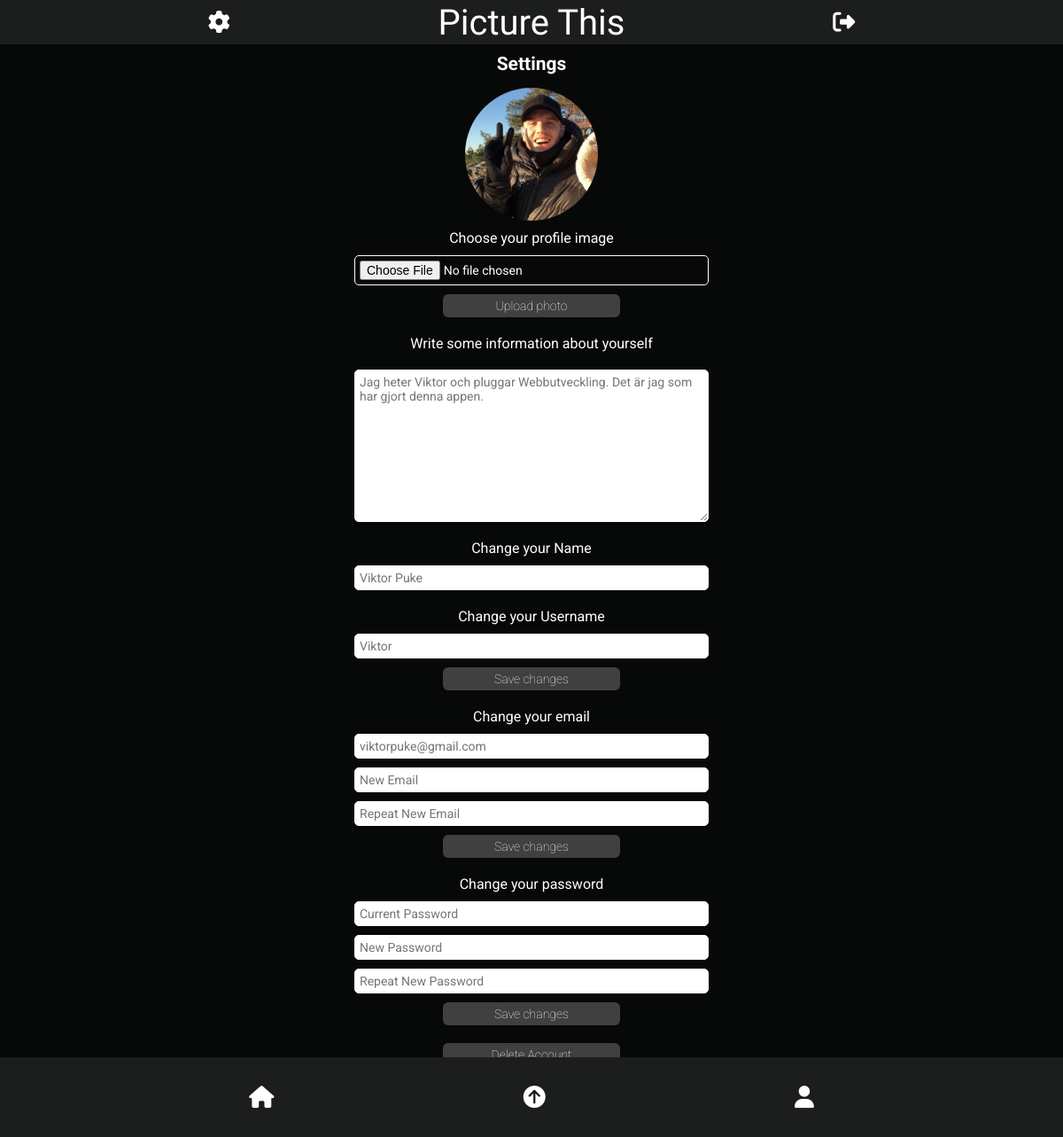
Before: /settings.php (signed in) with the older database file.
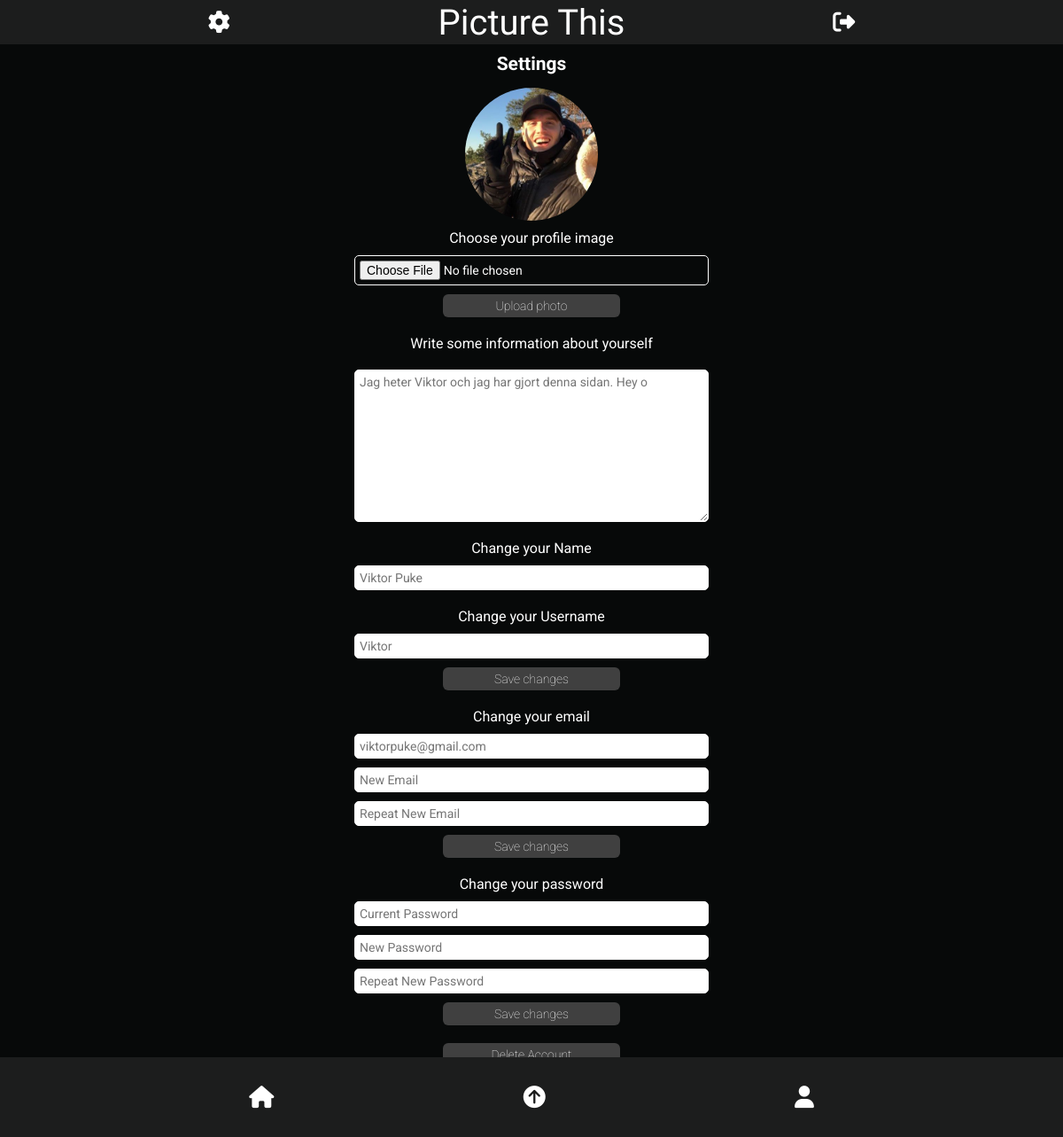
After: the same page with the newer database file.
### tables this page shows
CREATE TABLE users (
id INTEGER PRIMARY KEY,
fullname VARCHAR,
username VARCHAR,
email VARCHAR,
password VARCHAR,
profileimage VARCHAR,
biography VARCHAR);

### app/functions.php (called while the page is built, shortened)
<?php
function isLoggedIn(): bool
{
    return isset($_SESSION['user']);
}
function getUserById(int $id, object $pdo): array
{
    $statement = $pdo->prepare('SELECT * FROM users WHERE id = :id');
    $statement->bindParam(':id', $id, PDO::PARAM_STR);
    $statement->execute();
    $user = $statement->fetch(PDO::FETCH_ASSOC);
    if ($user) {
        return $user;
    }
    return $user = [];
}

### settings.php (the view, shortened to what this page needs)
<?php require __DIR__ . '/views/header.php'; ?>
<?php $user = getUserById($_SESSION['user']['id'], $pdo); ?>
<section class="settings-page">
    <h2>Settings</h2>
    <div class="profile-image-upload">
        <?php if (isLoggedIn()) : ?>
            <img loading="lazy" class="profile-image-src" src="<?= 'app/users/images/' . $user['profileimage'] ?>" alt="Profile-image">
        <?php endif; ?>
    </div>
    <form class="profile-image" action="app/users/profileimage.php" method="post" enctype="multipart/form-data">
        <div class="form-information">
            <label class="general-label" for="profile-image">Choose your profile image</label>
            <input class="input-field-information" type="file" accept="image/jpeg, image/png" name="profileimage" required>
            <button class="submit-button" type="submit" name="button">Upload photo</button>
        </div>
    </form>
    <form class="user-settings" action="app/users/biography.php" method="post" enctype="multipart/form-data">
        <div class="form-information">
            <label class="general-label" for="biography">Write some information about yourself</label>
            <textarea class="biography-field" name="biography" placeholder="<?= $user['biography'] ?>" cols="30" rows="10"></textarea>
            <label class="general-label" for="name">Change your Name</label>
            <input class="input-field-information" type="text" name="edit-name" placeholder="<?= $user['fullname'] ?>">
            <label class="general-label" for="username">Change your Username</label>
            <input class="input-field-information" type="text" name="edit-username" placeholder="<?= $user['username'] ?>">
            <button class="submit-button" type="submit" name="button">Save changes</button>
        </div>
    </form>
    <form action="app/users/update-email-settings.php" class="user-settings" method="post" enctype="multipart/form-data">
        <div class="form-information">
            <label class="general-label" for="email">Change your email</label>
            <input class="input-field-information" type="email" name="current-email" placeholder="<?= $user['email'] ?>">
            <input class="input-field-information" type="email" name="new-email" placeholder="New Email">
            <input class="input-field-information" type="email" name="repeat-email" placeholder="Repeat New Email">
            <button class="submit-button" type="submit">Save changes</button>
        </div>
    </form>
    <form action="app/users/update-password-settings.php" class="user-settings" method="post" enctype="multipart/form-data">
        <div class="form-information">
            <label class="general-label" for="password">Change your password</label>
            <input class="input-field-information" type="password" name="current-password" placeholder="Current Password">
            <input class="input-field-information" type="password" name="new-password" placeholder="New Password">
            <input class="input-field-information" type="password" name="repeat-password" placeholder="Repeat New Password">
            <button class="submit-button" type="submit">Save changes</button>
        </div>
    </form>
    <button class="submit-button delete-button-settings">Delete Account</button>
</section>
<?php require __DIR__ . '/views/footer.php'; ?>

Changed rows visible on the page:
changed users "Viktor Puke": biography "Jag heter Viktor och pluggar Webbutveckling. Det är jag som har gjort denna appen." → "Jag heter Viktor och jag har gjort denna sidan. Hey o"
